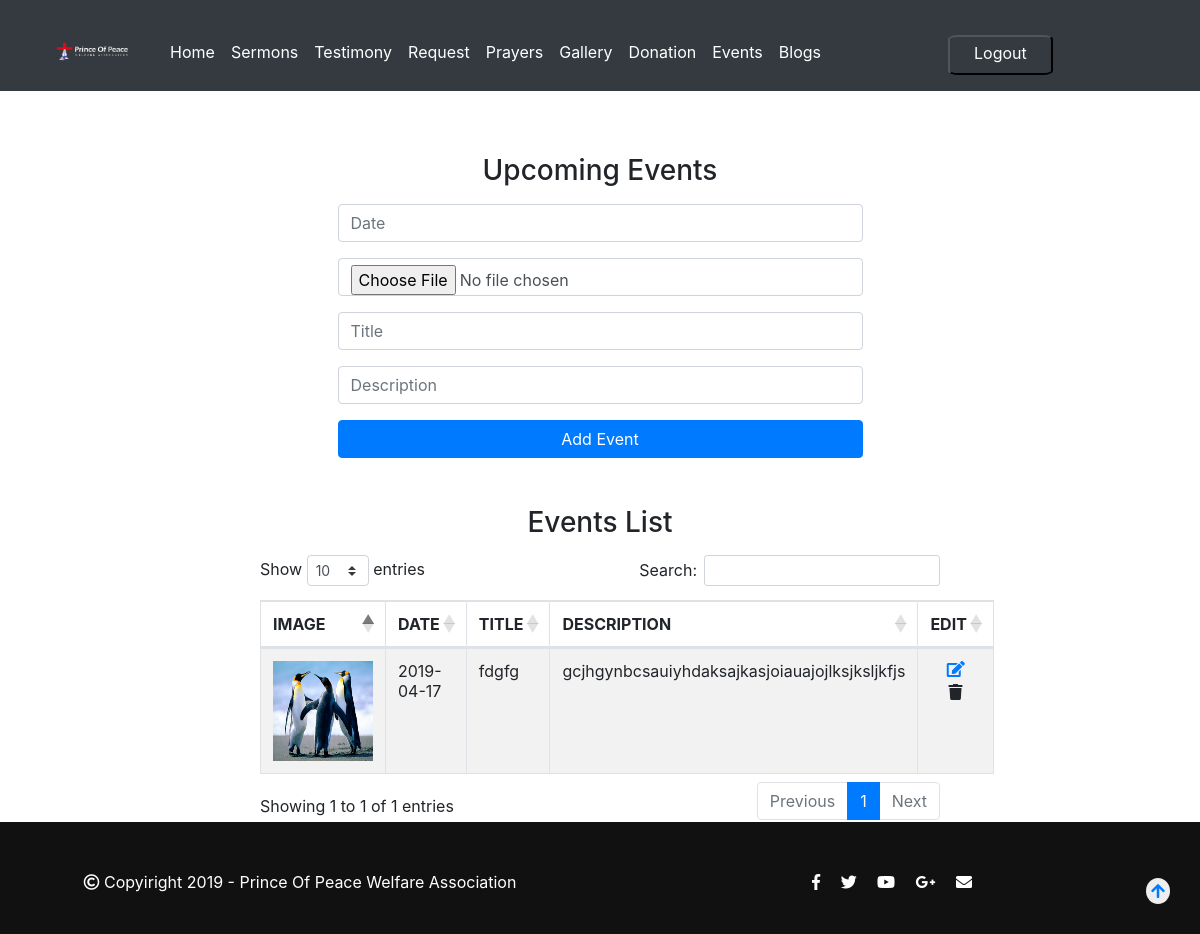
The page /admin/index.php?pg=event (signed in) on the database its author committed.
### tables this page shows
CREATE TABLE `events` (
  `id` int(11) NOT NULL,
  `image` varchar(50) NOT NULL,
  `date` varchar(20) NOT NULL,
  `title` varchar(20) NOT NULL,
  `description` varchar(100) NOT NULL
);

### admin/include/functions.php (called while the page is built, shortened)
<?php
	function selectdata($col,$tbname)
	{
		$selectqry="select $col from $tbname ";
		$result=mysqli_query($GLOBALS['con'],$selectqry) or die(mysqli_error($GLOBALS['con']));
	return $result;
	}
?>

### admin/pages/event.php (the view, shortened to what this page needs)
<div class="container">
<div class="row">
<div class="col-md-3">
</div>
<div class="col-md-6">
<h3 class="text-center mt-3 mb-3">Upcoming Events</h3>
<form method="post" enctype="multipart/form-data" >
<div class="form-group">
<input placeholder="Date" class="form-control" type="text" onfocus="(this.type='date')" onblur="(this.type='text')" id="date" name="date">
</div>
<div class="form-group">
<input type="file" name="fileToUpload" class="form-control ">
</div>
<div class="form-group">
<input type="text" name="title" placeholder="Title" required="required" class="form-control">
</div>
<div class="form-group">
<input type="text" name="description" placeholder="Description" required="required" class="form-control">
</div>
<input type="submit" name="addevent" value="Add Event" class="btn btn-block btn-primary">
</form>
</div>
<div class="col-md-3">
</div>
</div>
</div>
<div class="container">
<div class="row mt-3">
<div class="col-md-8 offset-2">
<h3 class="text-center mt-3 mb-3">Events List</h3>
<table id="example" class="table table-striped table-bordered" style="width:100%">
<thead>
<tr>
<th>IMAGE</th>
<th>DATE</th>
<th>TITLE</th>
<th>DESCRIPTION</th>
<th>EDIT</th>
</tr>
</thead>
<tbody>
<?php
$result=selectdata("*","events");
while($row=mysqli_fetch_assoc($result))
	{
?>
<tr>
<td><img src="../assets/img/events/<?php echo $row['image'];  ?>" height="100px" width="100px;"></td>
<td><?php echo $row['date']; ?></td>
<td><?php echo $row['title']; ?></td>
<td><?php echo $row['description']; ?></td>
<td class="text-center"><a href="index.php?pg=updateEvent&id=<?php echo $row['id'] ?>"><i class="fa fa-edit"></i>
<form>
<button type="submit"  name = "delete_image_events"  class="btn"><i class="fa fa-trash"></i></button>
</form>
</td>
</tr>
<?php
}
?>
</tbody>
</table>
</div>
</div>
</div>

### assets/css/custom/style.css (style rules this page uses)
.row { margin-left:0; margin-right:0; }
body { margin: 0; padding-top:82px; height:100%; }
.btn { transition:0.5s ease; }

### rows shown on the page
events: image (picture), date "2019-04-17", title "fdgfg", description "gcjhgynbcsauiyhdaksajkasjoiauajojlksjksljkfjs"
